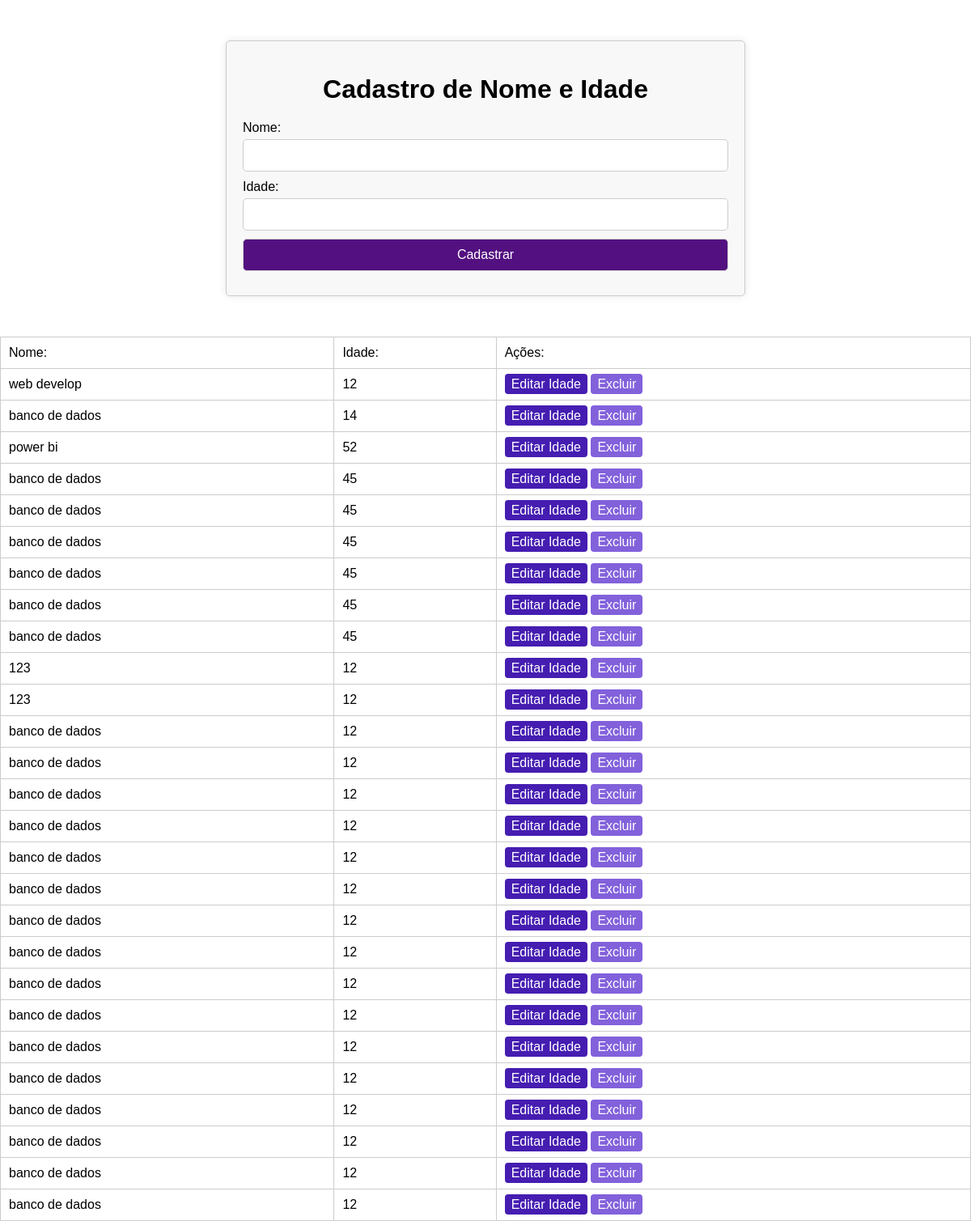
Before: / with the older database file.
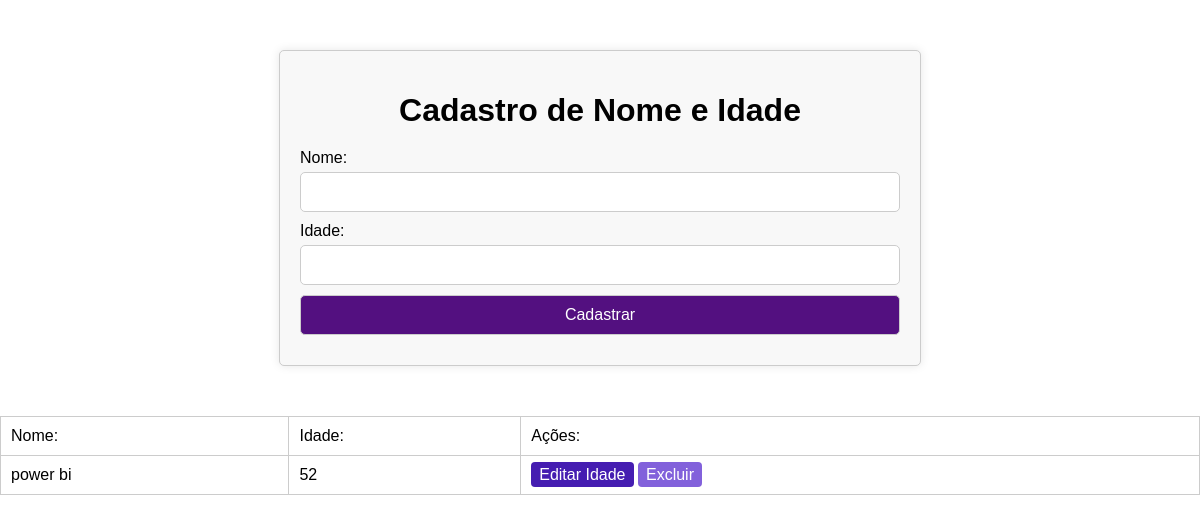
After: the same page with the newer database file.
### App_Revisao/models.py (models this page shows, shortened)
class Pessoas(models.Model):
    nome = models.CharField(max_length=120)
    idade = models.IntegerField()

### App_Revisao/views.py (the view, shortened to what this page needs)
# urls.py: path('', views.listagem, name='listagem'),
def listagem(request):
    mensagem = ''
    nome = ''
    idade = ''
    dados = Pessoas.objects.all()
    return render(request, 'index.html' ,{'mensagem': mensagem, 'nome':nome,'idade':idade,'dados':dados})

### App_Revisao/templates/index.html (shortened to what this page needs)
{% load static %}
<!DOCTYPE html>
<html lang="pt-BR">
<head>
  <link rel="stylesheet"  href="../static/css/index.css">
</head>
<body>
  <div class="container">
    <h1>Cadastro de Nome e Idade</h1>
    <form action="listagem"   id="cadastroForm" method="POST">{% csrf_token%}
      <label for="nome">Nome:</label>
      <input type="text" id="nome" name="nome" required>
      <label for="idade">Idade:</label>
      <input type="number" id="idade" name="idade" required>
      <button type="submit">Cadastrar</button>
    </form>
  </div>
  <table>
    <tr>
        <td>Nome:</td>
        <td>Idade:</td>
        <td>Ações:</td>
    </tr>
    {% for i in dados %}
    <tr>
        <td>{{i.nome}}</td>
        <td>{{i.idade}}</td>
        <td>
          <a href="{% url 'editar_cadastro' i.id %}" style="background-color: #451db1; color: #fff; padding: 4px 8px; border-radius: 4px; text-decoration: none;">Editar Idade</a>
          <a href="{% url 'excluir_pessoa' i.id %}" style="background-color: #8261db; color: #fff; padding: 4px 8px; border-radius: 4px; text-decoration: none;">Excluir</a>
        </td>
    </tr>
    {% endfor %}
  </table>
</body>
</html>

### App_Revisao/static/css/index.css (style rules this page uses)
body { font-family: Arial, sans-serif; margin: 0; padding: 0; }
.container { max-width: 600px; margin: 50px auto; padding: 20px; border: 1px solid #ccc; border-radius: 5px; background-color: #f8f8f8; box-shadow: 0 0 10px rgba(0, 0, 0, 0.1); }
h1 { text-align: center; margin-bottom: 20px; color: #000; }
form { display: flex; flex-direction: column; }
label { margin-bottom: 5px; }
input[type="text"], input[type="number"], button { margin-bottom: 10px; padding: 10px; border-radius: 5px; border: 1px solid #ccc; font-size: 16px; }
button { background-color: #531080; color: white; cursor: pointer; }
table { width: 100%; border-collapse: collapse; margin-top: 20px; }
table, th, td { border: 1px solid #ccc; }
th, td { padding: 10px; text-align: left; }

Changed rows visible on the page:
removed Pessoas: nome "web develop", idade "12"
removed Pessoas: nome "banco de dados", idade "14"
removed Pessoas: nome "banco de dados", idade "45"
removed Pessoas: nome "banco de dados", idade "45"
removed Pessoas: nome "banco de dados", idade "45"
removed Pessoas: nome "banco de dados", idade "45"
removed Pessoas: nome "banco de dados", idade "45"
removed Pessoas: nome "banco de dados", idade "45"
removed Pessoas: nome "123", idade "12"
removed Pessoas: nome "123", idade "12"
removed Pessoas: nome "banco de dados", idade "12"
removed Pessoas: nome "banco de dados", idade "12"
removed Pessoas: nome "banco de dados", idade "12"
removed Pessoas: nome "banco de dados", idade "12"
removed Pessoas: nome "banco de dados", idade "12"
removed Pessoas: nome "banco de dados", idade "12"
removed Pessoas: nome "banco de dados", idade "12"
removed Pessoas: nome "banco de dados", idade "12"
removed Pessoas: nome "banco de dados", idade "12"
removed Pessoas: nome "banco de dados", idade "12"
removed Pessoas: nome "banco de dados", idade "12"
removed Pessoas: nome "banco de dados", idade "12"
removed Pessoas: nome "banco de dados", idade "12"
removed Pessoas: nome "banco de dados", idade "12"
removed Pessoas: nome "banco de dados", idade "12"
removed Pessoas: nome "banco de dados", idade "12"
